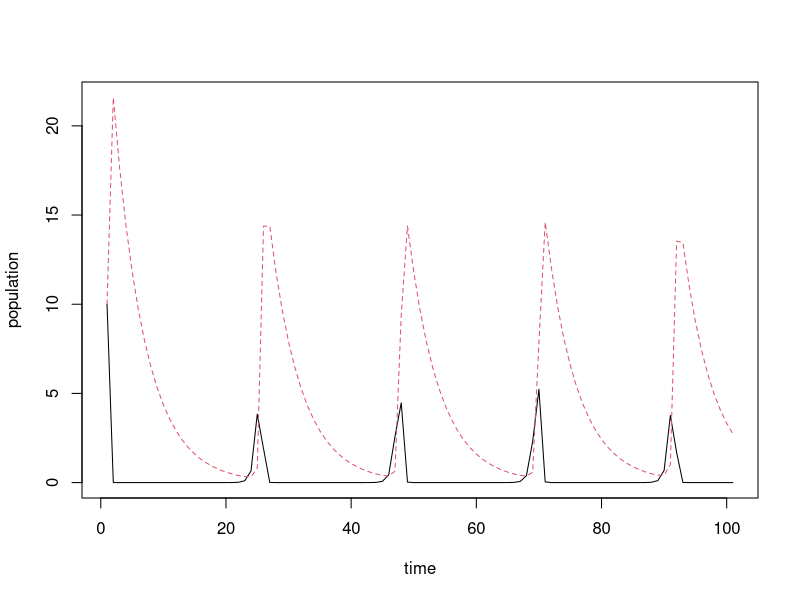
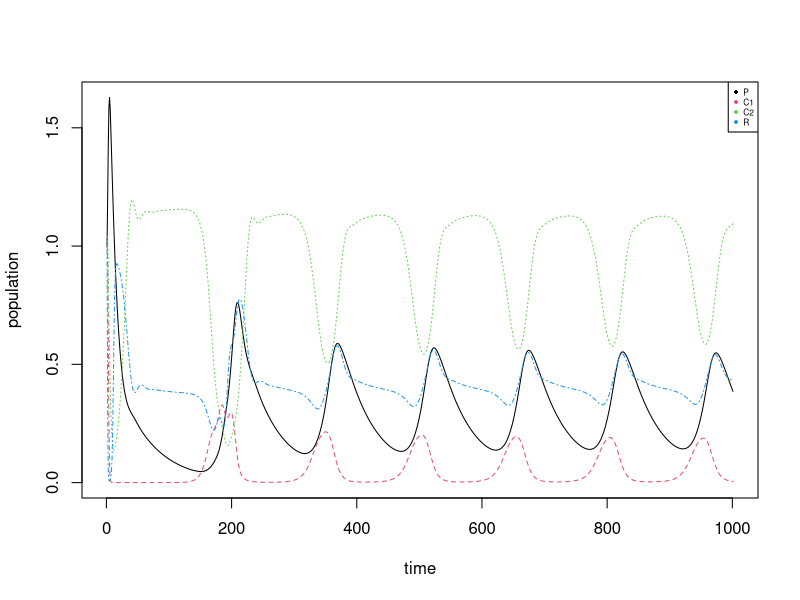

R code for these plots, in order:
## ---- chunk 1
library(tidyverse); library(deSolve)
## ---- chunk 2
LotVmod <- function (Time, State, Pars) {
    with(as.list(c(State, Pars)), {
        dx = x*(alpha - beta*y)
        dy = -y*(gamma - delta*x)
        return(list(c(dx, dy)))
    })
}
 
Pars <- c(alpha = 2, beta = .5, gamma = .2, delta = .6)
State <- c(x = 10, y = 10)
Time <- seq(0, 100, by = 1)
 
out <- as.data.frame(ode(func = LotVmod, y = State, parms = Pars, times = Time))
 
matplot(out[,-1], type = "l", xlab = "time", ylab = "population")
## ---- chunk 3
VassFox <- function (Time, State, Pars) {
    with(as.list(c(State, Pars)), {
      #M_C1_j = M_C1_0 * exp()
      #M_C2_j = M_C2_0 * exp()
      
      dP = - (M_P * P) + ( ( (J_P * P) * ( (O_P_C1 * C1) + ( (1 - O_P_C1) * C2) ) ) / ( (O_P_C1 * C1) + ((1 - O_P_C1) * C2) + C_0) ) 
      dC1 = - (M_C1_0 * C1) + ( (O_C1_R * J_C1 * C1 * R) / (R + R_0_1) ) - ( (O_P_C1 * J_P * P * C1) / ( (O_P_C1 * C1) + ((1 - O_P_C1) * C2) + C_0) )
      dC2 = - (M_C2_0 * C2) + ( (O_C2_R * J_C2 * C2 * R) / (R + R_0_2) ) - ( ((1 - O_P_C1) * J_P * P * C2) / ( ( O_P_C1 * C1) + ((1 - O_P_C1) * C2) + C_0) )
      dR = r * R * (1 - (R / K)) - ( (O_C1_R * J_C1 * C1 * R) / (R + R_0_1) ) - ( (O_C2_R * J_C2 * C2 * R) / (R + R_0_2) )
      
      return(list(c(dP, dC1, dC2, dR)))
      
    })
}


# from Table 1
pars <- c(
  # resource intrinsic rate of growth
  r = 1.0,
  # resource carrying capacity
  K = 1.0,
  # consumer 1 ingestion rate
  J_C1 = 0.8036,
  # consumer 2 ingestion rate
  J_C2 = 0.7,
  # predator ingestion rate
  J_P = 0.4,
  # medial consumer 1 mortality rate
  M_C1_0 = 0.4,
  # medial consumer 2 mortality rate
  M_C2_0 = 0.2,
  # predator mortality rate
  M_P = 0.08,
  # half saturation constant
  R_0_1 = 0.16129,
  R_0_2 = 0.9,
  C_0 = 0.5,
  # preference coefficient
  O_P_C1 = 0.92,
  O_C1_R = 1.0,
  O_C2_R = 0.98
)

State <- c(P = 1, C1 = 1, C2 = 1, R = 1)
Time <- seq(0, 1000, by = 1)
 
VF_out <- as.data.frame(ode(func = VassFox, y = State, parms = pars, times = Time))
plot.new()
matplot(VF_out[,-1], type = "l", xlab = "time", ylab = "population"); legend("topright", legend = c("P", "C1", "C2", "R"), col = 1:4, cex = 0.5, pch = 16)
## ---- chunk 4
VassFox_Cvar <- function (Time, State, Pars) {
    with(as.list(c(State, Pars)), {
      #M_C1_j = M_C1_0 * exp()
      #M_C2_j = M_C2_0 * exp()
      cholesky <- matrix(data = c(sigma^2, ro * (sigma ^2), ro * (sigma ^2), sigma ^2), 
                   nrow = 2)
          z <- matrix(data = rnorm(n = 2, mean = 0, sd = 1), nrow = 2)
    g <- cholesky %*% z
    M_C1 <- 0.4 * exp(g[1])
    M_C2 <- 0.2 * exp(g[2])
      
      dP = - (M_P * P) + ( ( (J_P * P) * ( (O_P_C1 * C1) + ( (1 - O_P_C1) * C2) ) ) / ( (O_P_C1 * C1) + ((1 - O_P_C1) * C2) + C_0) ) 
      dC1 = - (M_C1 * C1) + ( (O_C1_R * J_C1 * C1 * R) / (R + R_0_1) ) - ( (O_P_C1 * J_P * P * C1) / ( (O_P_C1 * C1) + ((1 - O_P_C1) * C2) + C_0) )
      dC2 = - (M_C2 * C2) + ( (O_C2_R * J_C2 * C2 * R) / (R + R_0_2) ) - ( (O_P_C1 * J_P * P * C2) / ( (O_P_C1 * C1) + ((1 - O_P_C1) * C2) + C_0) )
      dR = r * R * (1 - (R / K)) - ( (O_C1_R * J_C1 * C1 * R) / (R + R_0_1) ) - ( (O_C2_R * J_C2 * C2 * R) / (R + R_0_2) )
      
      return(list(c(dP, dC1, dC2, dR, M_C1, M_C2)))
      
    })
}


sigma <- 0.55
ro <- 0.75

z <- matrix(data = rnorm(n = 2*1000, mean = 0, sd = 1), nrow = 2)
cholesky <- matrix(data = c(sigma^2, ro * (sigma ^2), ro * (sigma ^2), sigma ^2), 
                   nrow = 2)
g <- cholesky %*% z

eventfun <- function(t, y, pars) {
  with (as.list(y),{
    z <- matrix(data = rnorm(n = 2, mean = 0, sd = 1), nrow = 2)
    g <- cholesky %*% z
    M_C1 <- 0.4 * g[1]
    M_C2 <- 0.2 * g[2]
    return(c(M_C1, M_C2))
  })
}

# from Table 1
pars <- c(
  # resource intrinsic rate of growth
  r = 1.0,
  # resource carrying capacity
  K = 1.0,
  # consumer 1 ingestion rate
  J_C1 = 0.8036,
  # consumer 2 ingestion rate
  J_C2 = 0.7,
  # predator ingestion rate
  J_P = 0.4,
  # medial consumer 1 mortality rate
  M_C1_0 = 0.4,
  # medial consumer 2 mortality rate
  M_C2_0 = 0.2,
  # predator mortality rate
  M_P = 0.08,
  # half saturation constant
  R_0_1 = 0.16129,
  R_0_2 = 0.9,
  C_0 = 0.5,
  # preference coefficient
  O_P_C1 = 0.92,
  O_C1_R = 1.0,
  O_C2_R = 0.98,
  sigma=sigma,
  ro=ro
)

State <- c(P = 1, C1 = 1, C2 = 1, R = 1,  M_C1 = 0,   M_C2 = 0)
Time <- seq(0, 1000, by = 1)
eventtime <- seq(1, 1000, by = 1)
 
VF_out <- as.data.frame(ode(func = VassFox_Cvar, y = State, parms = pars, times = Time))
